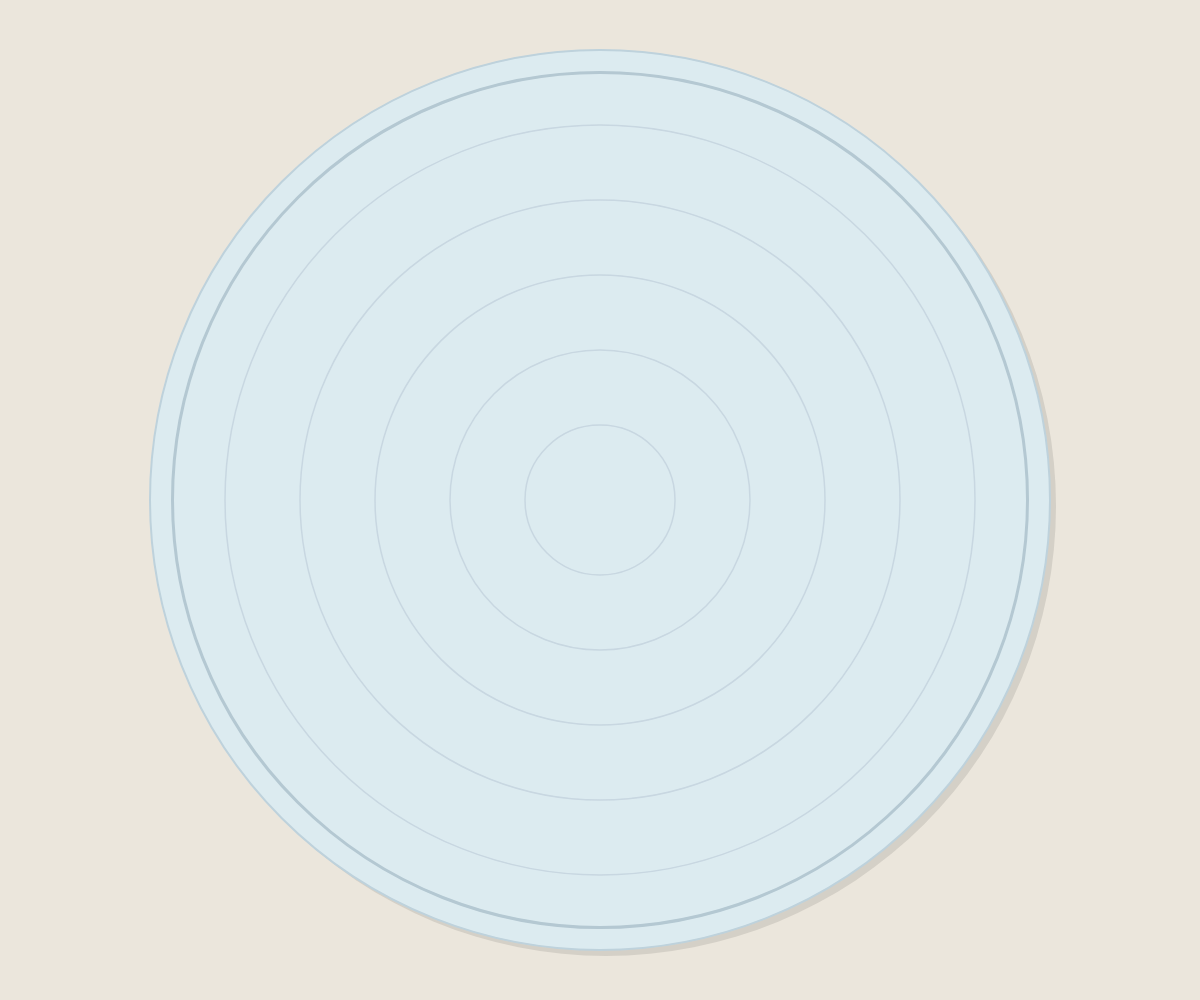
Frame 1 (no input)
Frame 60 (no input): identical to frame 1, image omitted
Frame 120 (the mouse pressed at the canvas centre since frame 60): identical to frame 1, image omitted

The p5.js sketch that drew this single still picture (run headless with seeded random() and noise() and a simulated clock; from frame 60 on, the mouse is pressed at the canvas centre):

// p5.js sketch
// ── sketch.js
//I have drawn three types of cookies,: marshmallow chocolate chip cookies,strawberry chip cookies, and avocado cookies.
//These cookies respond via keypressed 
// ("c" for marshmallow chocolate chip cookies, "s" for strawberry chip cookies, "a" for avocado cookie.) 
//When the mouse clicks on any cookie, the cookie will disappear.
//The inspiration for the avocado cookie is explained in rename folder
let cookies = []; // empty array to hold on to cookie objects

let padSize, padX, padY, padR;//set the variable of pad

function setup() {
	createCanvas(windowWidth, windowHeight);
  noStroke();

  // set the size of the pad will draw later
  padSize = height*0.9;
  padX = width / 2;
  padY = height / 2;
  padR = padSize / 2;
}

//draw the background and the pad laying on the table
function draw() {
	drawCookieBox();
	for(let i = 0; i < cookies.length; i++){
  // go through every element in cookie array and run the drawCookie method on each object
		cookies[i].drawCookie();
	}
}

//start drawing the pad
function drawCookieBox() {
  background(235, 230, 220);
 
  // first,draw the shadow of the pad to make it look more three-dimensional
  fill(0, 0, 0, 25);
  noStroke();
  ellipse(padX + 6, padY + 6, padSize, padSize);
  
  // draw the pad
  stroke(190, 210, 220);
  strokeWeight(2);
  fill(220, 235, 240);
  ellipse(padX, padY, padSize, padSize);

  //visual thickness: draw an inner rim ring 
  //(slightly smaller circle with thicker stroke)
  noFill();
  stroke(180, 200, 210);
  strokeWeight(3);
  ellipse(padX, padY, padSize * 0.95, padSize * 0.95);
  
  // draw the measurement circle on the pad
  noFill();
  stroke(200, 215, 225);
  strokeWeight(1.5);
  for(let i = 1; i <= 5; i++) {
    ellipse(padX, padY, padSize * (i / 6), padSize * (i / 6));
    //i give diameters at fractions 1/6, 2/6, 3/6, 4/6, 5/6 of padSize
    //each ring is spaced evenly, each step adds padSize/6
  }
  
  noStroke(); //close the stroke to prevent it from 
  //affecting the drawing style of the cookies that follow.
}

function keyPressed(){//map key to a cookie "type"
	let type;
	if(key == 'c'){
		type = 'choco'; //marshmallow chocolate chip cookies
	} else if (key == 's'){
		type = 'strawberry';//strawberry chip cookie
	} else if (key == 'a'){
		type = 'avocado';//avocado cookie
	}

   if (key == 'c' || key == 's' || key == 'a') {//only create cookie when key is c/s/a
let size = random(110, 160); // size is random within the range of 110 to 160
let chipCount = floor(random(14, 29)); 
//floor() rounds to the lower integer and the number of chips is random between 14 and 28

let newCookie = new Cookie(size, type, chipCount);
  cookies.push(newCookie);
   }
   }

  // Click to delete a cookie 
  function mousePressed() {
  for(let i = 0; i < cookies.length; i++){
    if(cookies[i].hovering == true){
      cookies.splice(i, 1);
      break; //stop once one is deleted
    }
  }
}

class Cookie{
  constructor(size, type, chipCount) {//set up initial cookie state
    this.chipCount = chipCount;
    this.size = size;    
    this.type = type;
    this.hovering = false;
  
  let cookieR = this.size / 2; //cookie radius
  
  //make sure the cookies are completely inside the pad
  let maxDistance = padR - cookieR;
  
  let angle = random(TWO_PI);
  let distance = random(maxDistance);

  //randomly generate the position where cookies appear in the pad
  this.cookieX = padX + distance * cos(angle);//x-coordinate of cookie
  this.cookieY = padY + distance * sin(angle);//y-coordinate of cookie

  //start pre-generate the location of the chips
	this.chips = [];
  for (let i = 0; i < this.chipCount; i++){
  let angle = random(TWO_PI);
  let distance = random(cookieR);
  let px = distance * cos(angle);//x-coordinate of chip
  let py = distance * sin(angle);//y-coordinate of chip
  let d = random(this.size * 0.04, this.size * 0.09);//diameter of chip
  this.chips.push({x: px, y: py, diameter: d});//store the information of this chip (position and size) in chips array
  //object contains: x position, y position, and diameter
  }
  }

  
  drawCookie(){
    // respond to mousepressed; 
    // check if the mouse is hovering over the cookie
    if(dist(mouseX, mouseY, this.cookieX, this.cookieY) < this.size / 2){
      //the mouse hovers over the cookie
      this.hovering = true;
    } else {
      //the mouse did not hover over the cookie
      this.hovering = false;
    }

    push(); // isolate the transformation for each cookie
    translate(this.cookieX, this.cookieY);

    // set the base color of cookie dough
    if (this.type == "choco") {          
      fill(190, 140, 90);//chocolate base
    } else if (this.type == "avocado") {   
      fill(40, 95, 55);// the dark green skin of an avocado
    } else {      
      fill(240, 170, 170);//strawberry base
    }
   

  // STRAWBERRY COOKIE
    if (this.type == "strawberry") { 
    // 1. Draw cookie shadow (for 3D effect)
  fill(200, 130, 130);// Darker pink shadow
  ellipse(3, 3, this.size, this.size); // Offset slightly down-right
  
  // 2. Draw cookie base
  fill(240, 170, 170);// Light pink of cookie base
  ellipse(0, 0, this.size, this.size);

  // 3. Draw all strawberry chips
  for (let i = 0; i < this.chips.length; i++){
  // Draw chip shadow first
	fill(180, 50, 70); // Dark red shadow
  ellipse(this.chips[i].x, this.chips[i].y,this.chips[i].diameter * 1.2, this.chips[i].diameter * 1.2);
  // Draw strawberry chip on top
  fill(220, 80, 100);  // Bright strawberry red 
  ellipse(this.chips[i].x, this.chips[i].y, this.chips[i].diameter, this.chips[i].diameter);
      
  }

  //CHOCOLATE MARSHMALLOW COOKIE
    } else if (this.type == "choco") {
  // 1. Draw cookie shadow
  fill(160, 110, 70);  // Dark brown shadow
  ellipse(4, 4, this.size, this.size);// Offset down-right
  
  // 2. Draw cookie base
  fill(190, 140, 90); // Light chocolate brown
  ellipse(0, 0, this.size, this.size);// choco chip
  
  // 3. Draw chocolate chips on top of cookie
  for (let i = 0; i < this.chips.length; i++){
    // Draw chip shadow 
    fill(40, 25, 20); // Very dark brown
    ellipse(this.chips[i].x, this.chips[i].y, 
            this.chips[i].diameter * 1.3, this.chips[i].diameter * 1.3);
    
   // Draw chocolate chip 
    fill(60, 40, 30); 
    ellipse(this.chips[i].x, this.chips[i].y, 
            this.chips[i].diameter * 1.1, this.chips[i].diameter * 1.1);
  }
  
   // 4. Draw marshmallow on top 
  let marshmallowD = this.size * 0.28;// Marshmallow size
  rectMode(CENTER);// Draw rectangle from center point
  
  // Draw marshmallow shadow
  fill(200, 200, 200);// Light gray
  rect(2, 2, marshmallowD, marshmallowD, marshmallowD * 0.2);
  
  // Draw marshmallow body
  fill(255, 250, 245);// Off-white color
  rect(0, 0, marshmallowD, marshmallowD, marshmallowD * 0.2);


   // AVOCADO COOKIE
   } else if (this.type == "avocado") {
  // 1. Draw avocado shadow
  fill(140, 130, 90); // Dark brown-gray
  ellipse(4, 4, this.size, this.size);

  // 2. Draw avocado dark green skin (outer layer)
  fill(110, 120, 70); // Dark green
  ellipse(0, 0, this.size, this.size);

  // 3. Draw avocado flesh (lighter green, slightly smaller)
  fill(190, 230, 160);  // Light yellow-green
  ellipse(0, 0, this.size*0.85, this.size*0.92);
  
   // 4. Draw avocado pit (seed) in center
  let pitD = this.size * 0.32;// set pit diameter 
  
  // Draw pit shadow
  fill(90, 60, 35);// Very dark brown
  ellipse(1.5, 1.5, pitD, pitD);// Slightly offset
  
  // Draw pit body
  fill(130, 85, 50); // Medium brown
  ellipse(0, 0, pitD, pitD);// Centered
  
  //Draw pit highlight at the top // Dark brown
  fill(105, 70, 40);
  ellipse(2.5, 2.5, pitD * 0.88, pitD * 0.88);
  
    }

    pop();
  }
}
